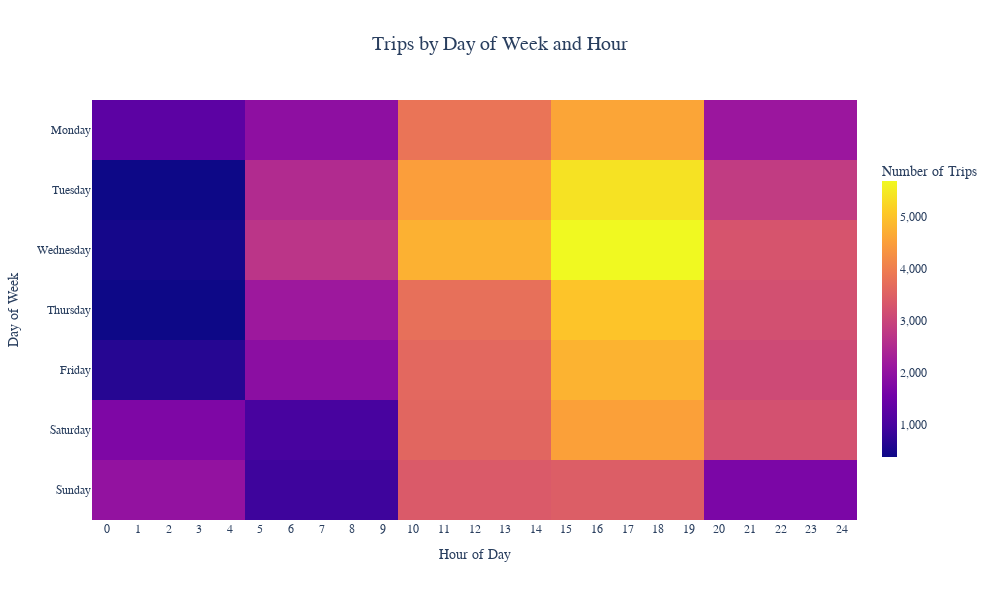

The notebook cell this image was saved under:
### Code cell
# Create heatmap data by counting trips for each combination of pickup day of week and hour
heatmap_data = (
    df.groupby(["pickup_day_of_week", "pickup_hour"])
    .size()
    .reset_index(name="trip_count")
)

# Define weekday order for consistent plotting
weekday_order = ["Monday", "Tuesday", "Wednesday", "Thursday", "Friday", "Saturday", "Sunday"]

# Create heatmap for trips by day of week and hour
fig5 = px.density_heatmap(
    heatmap_data,
    x="pickup_hour",
    y="pickup_day_of_week",
    z="trip_count",
    category_orders={"pickup_day_of_week": weekday_order},
    title="Trips by Day of Week and Hour",
    labels={
        "pickup_hour": "Hour of Day",
        "pickup_day_of_week": "Day of Week",
        "trip_count": "Number of Trips"
    },
    template="plotly_white"
)

# Formatting heatmap
fig5.update_traces(
    zmin=0,
    zmax=heatmap_data["trip_count"].max()
)

fig5.update_yaxes(categoryorder="array", categoryarray=weekday_order[::-1])
fig5.update_xaxes(tick0=0, dtick=1)

fig5.update_layout(
    title=dict(text="Trips by Day of Week and Hour", x=0.5, font=dict(size=20)),
    font=dict(family="Arial", size=12),
    width=1000,
    height=600,
    margin=dict(l=80, r=80, t=100, b=80),
    coloraxis_colorbar=dict(
        title="Number of Trips",
        tickformat=",",
        thickness=15,
        lenmode="fraction",
        len=0.75
    )
)
fig5.show()

### Figure 1 — Plotly figure (JSON) as saved in the notebook; plotly's stock layout.template omitted (floating-point values rounded to 4 significant figures; data arrays with more than 128 entries replaced by an {"elided": "..."} marker saying what was removed)
{"data": [{"coloraxis": "coloraxis", "histfunc": "sum", "hovertemplate": "Hour of Day=%{x}<br>Day of Week=%{y}<br>sum of Number of Trips=%{z}<extra></extra>", "name": "", "type": "histogram2d", "x": {"elided": "168 int values"}, "xaxis": "x", "xbingroup": "x", "y": {"elided": "168 str values"}, "yaxis": "y", "ybingroup": "y", "z": {"elided": "168 int values"}, "zmax": 1271, "zmin": 0}], "layout": {"coloraxis": {"colorbar": {"len": 0.75, "lenmode": "fraction", "thickness": 15, "tickformat": ",", "title": {"text": "Number of Trips"}}, "colorscale": [[0, "#0d0887"], [0.1111, "#46039f"], [0.2222, "#7201a8"], [0.3333, "#9c179e"], [0.4444, "#bd3786"], [0.5556, "#d8576b"], [0.6667, "#ed7953"], [0.7778, "#fb9f3a"], [0.8889, "#fdca26"], [1, "#f0f921"]]}, "font": {"family": "Arial", "size": 12}, "height": 600, "legend": {"tracegroupgap": 0}, "margin": {"b": 80, "l": 80, "r": 80, "t": 100}, "title": {"font": {"size": 20}, "text": "Trips by Day of Week and Hour", "x": 0.5}, "width": 1000, "xaxis": {"anchor": "y", "domain": [0, 1], "dtick": 1, "tick0": 0, "title": {"text": "Hour of Day"}}, "yaxis": {"anchor": "x", "categoryarray": ["Sunday", "Saturday", "Friday", "Thursday", "Wednesday", "Tuesday", "Monday"], "categoryorder": "array", "domain": [0, 1], "title": {"text": "Day of Week"}}}}
